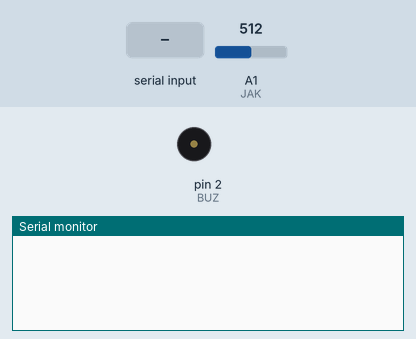
A sketch run on a simulated Arduino Nano, built with avr-gcc and run on an emulated ATmega328P. Shown: buzzer (waves = sounding, pin HIGH), the last lines printed to the serial monitor. Inputs (shaded band) come from the test bench; at power-on: A1 (JAK) = 512.

Above: at 1.2 s.
1.3 s: "1\n" received over Serial
At 2.1 s:
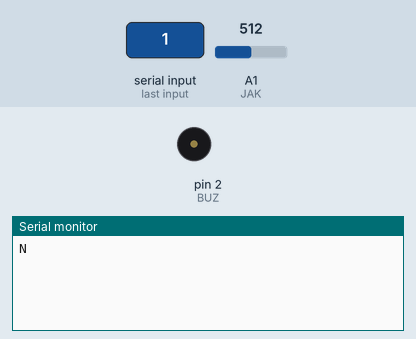
2.8 s: "90,45\n" received over the second serial link
At 3.3 s:
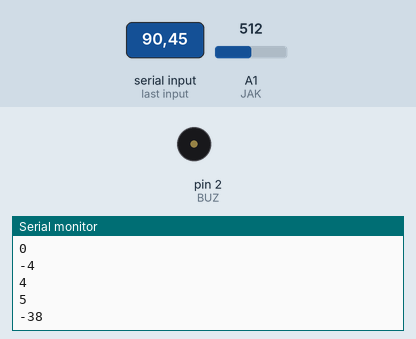
4.3 s: "3\n" received over Serial
At 5.6 s:
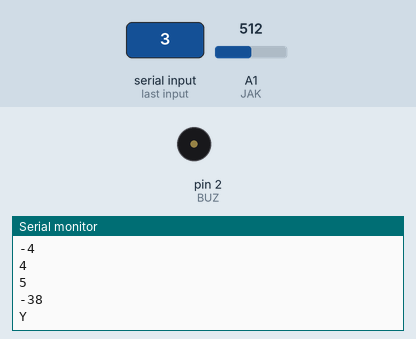
Timing chart, 0 to 7.3 s (numbered marks = the images above; inputs shaded):
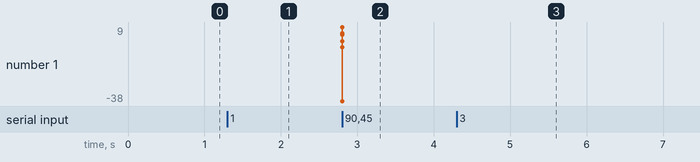

Measured:
- after the input at 1.3 s, the serial monitor: prints a new line at once (image 1)
- after the input at 2.8 s, the serial monitor: prints a new line at once (image 2)
- after the input at 4.3 s, the serial monitor: prints a new line at once (image 3)

The sketch:

Nano.ino
```cpp
// Nano

#include <SoftwareSerial.h>

#define TX_PIN 0
#define RX_PIN 1

int JAK = A1;         // 적외선 센서 핀
int BUZ = 2;          // 부저 핀

int num = 0;
bool mode = false;
int cnt = 0;         // 윗몸일으키기 횟수 변수
int pre;             // 감압 값 저장 변수
unsigned long curr = 0;
int standard = 0;

void End();
void Check();

SoftwareSerial rs485(RX_PIN, TX_PIN);


void setup() {
  rs485.begin(115200);
  Serial.begin(115200);

  pinMode(JAK, INPUT);
  pinMode(BUZ, OUTPUT);
}

void loop() {
  if (Serial.available()) {
    num = Serial.parseInt();
    if (num == 1) {
      if (standard == 0) {
        Serial.println("N");
        num = 0;
      }
      else
        rs485.println(num);  // Micro에 시작 명령
    }
    else if (num == 2) {         // 그만하라고 하면
      End();
    }
    else if (num == 3) {          // 적외선 거리 측정
      Check();
    }
  }

  if (rs485.available()) {
    pre = rs485.read() - '0';            // 감압 값
    Serial.println(pre);
    unsigned int ray = analogRead(JAK);  // 레이저 값
    if (pre > 10)             // 10=미지수, 수치 정확하게
      mode = true;
    if (mode && ray <= standard) {
      cnt++;
      Serial.println(cnt);     // RPI로 횟수 전송
      digitalWrite(BUZ, 1);
      curr = millis();
      mode = false;
    }
    if (curr >= 100) {
      digitalWrite(BUZ, 0);
      curr = 0;
    }
  }
}

void End() {                   // 측정 종료
  Serial.println(cnt);
  rs485.println(0);
  cnt = 0;
  digitalWrite(BUZ, 0);
  curr = 0;
  num = 0;
}

void Check() {                  // 적외선 기준 측정
  standard = analogRead(JAK);
  Serial.println("Y");
  num = 0;
}
```
